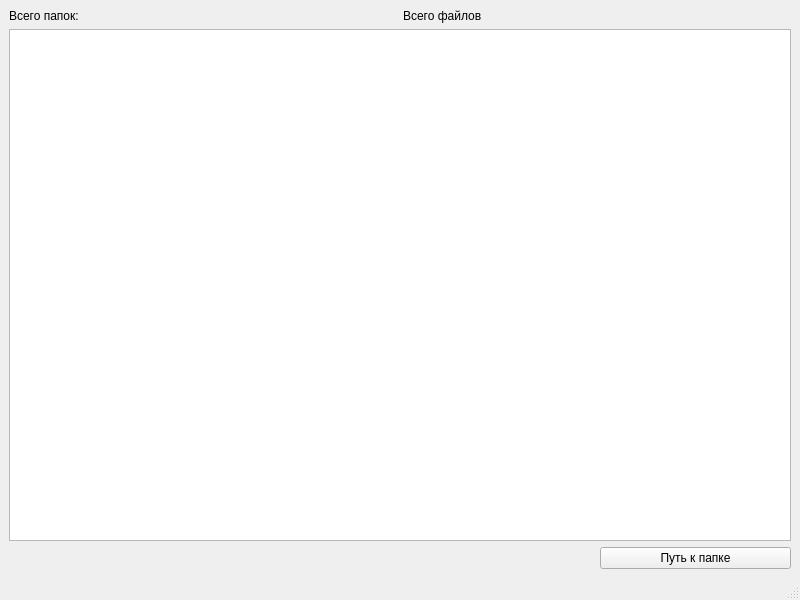
<?xml version="1.0" encoding="UTF-8"?>
<ui version="4.0">
 <class>MainWindow</class>
 <widget class="QMainWindow" name="MainWindow">
  <property name="geometry">
   <rect>
    <x>0</x>
    <y>0</y>
    <width>800</width>
    <height>600</height>
   </rect>
  </property>
  <property name="windowTitle">
   <string>MainWindow</string>
  </property>
  <widget class="QWidget" name="centralwidget">
   <layout class="QGridLayout" name="gridLayout">
    <item row="0" column="0">
     <widget class="QLabel" name="label_2">
      <property name="text">
       <string>Всего папок:</string>
      </property>
     </widget>
    </item>
    <item row="3" column="0">
     <widget class="QLabel" name="label">
      <property name="text">
       <string/>
      </property>
     </widget>
    </item>
    <item row="0" column="3">
     <widget class="QLabel" name="label_3">
      <property name="text">
       <string/>
      </property>
     </widget>
    </item>
    <item row="3" column="3">
     <widget class="QPushButton" name="pushButton">
      <property name="text">
       <string>Путь к папке</string>
      </property>
     </widget>
    </item>
    <item row="0" column="1">
     <widget class="QLabel" name="label_4">
      <property name="text">
       <string/>
      </property>
     </widget>
    </item>
    <item row="1" column="0" colspan="4">
     <widget class="QListWidget" name="listWidget"/>
    </item>
    <item row="0" column="2">
     <widget class="QLabel" name="label_5">
      <property name="text">
       <string>Всего файлов</string>
      </property>
     </widget>
    </item>
   </layout>
  </widget>
  <widget class="QMenuBar" name="menubar">
   <property name="geometry">
    <rect>
     <x>0</x>
     <y>0</y>
     <width>800</width>
     <height>22</height>
    </rect>
   </property>
  </widget>
  <widget class="QStatusBar" name="statusbar"/>
 </widget>
 <resources/>
 <connections/>
</ui>
